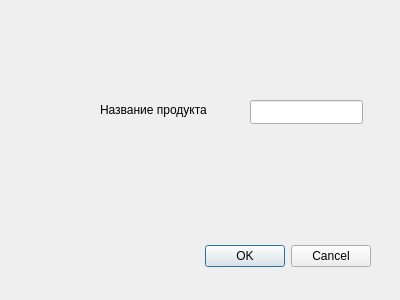
<?xml version="1.0" encoding="UTF-8"?>
<ui version="4.0">
 <class>dialog_stor</class>
 <widget class="QDialog" name="dialog_stor">
  <property name="geometry">
   <rect>
    <x>0</x>
    <y>0</y>
    <width>400</width>
    <height>300</height>
   </rect>
  </property>
  <property name="windowTitle">
   <string>Dialog</string>
  </property>
  <widget class="QDialogButtonBox" name="buttonBox">
   <property name="geometry">
    <rect>
     <x>30</x>
     <y>240</y>
     <width>341</width>
     <height>32</height>
    </rect>
   </property>
   <property name="orientation">
    <enum>Qt::Horizontal</enum>
   </property>
   <property name="standardButtons">
    <set>QDialogButtonBox::Cancel|QDialogButtonBox::Ok</set>
   </property>
  </widget>
  <widget class="QLineEdit" name="lineEdit">
   <property name="geometry">
    <rect>
     <x>250</x>
     <y>100</y>
     <width>113</width>
     <height>24</height>
    </rect>
   </property>
  </widget>
  <widget class="QLabel" name="label">
   <property name="geometry">
    <rect>
     <x>100</x>
     <y>100</y>
     <width>141</width>
     <height>20</height>
    </rect>
   </property>
   <property name="text">
    <string>Название продукта</string>
   </property>
  </widget>
 </widget>
 <resources/>
 <connections>
  <connection>
   <sender>buttonBox</sender>
   <signal>accepted()</signal>
   <receiver>dialog_stor</receiver>
   <slot>accept()</slot>
   <hints>
    <hint type="sourcelabel">
     <x>248</x>
     <y>254</y>
    </hint>
    <hint type="destinationlabel">
     <x>157</x>
     <y>274</y>
    </hint>
   </hints>
  </connection>
  <connection>
   <sender>buttonBox</sender>
   <signal>rejected()</signal>
   <receiver>dialog_stor</receiver>
   <slot>reject()</slot>
   <hints>
    <hint type="sourcelabel">
     <x>316</x>
     <y>260</y>
    </hint>
    <hint type="destinationlabel">
     <x>286</x>
     <y>274</y>
    </hint>
   </hints>
  </connection>
 </connections>
</ui>
